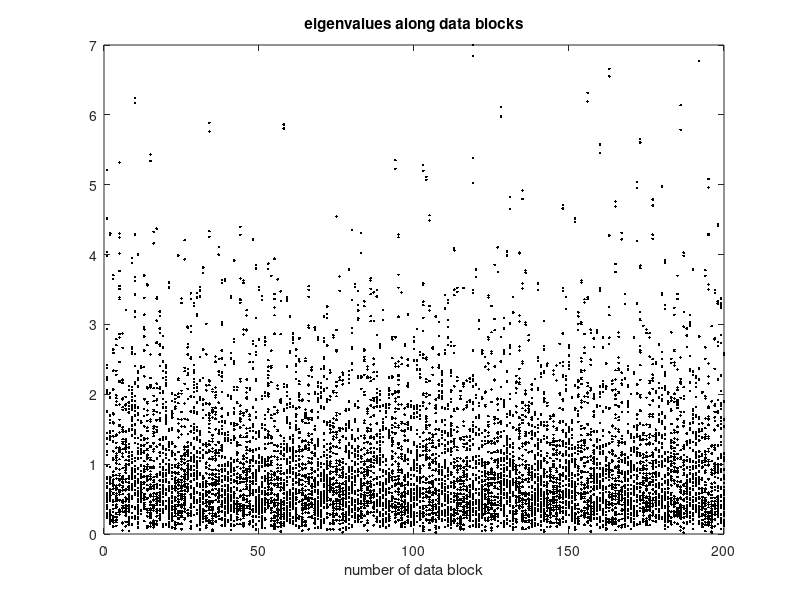

The MATLAB source for this figure:
% Record of Eigenvalues of Noise

Nf=200; %number of data-frames
Nd=50; %number of data per frame

%signal
y=randn(Nf*Nd,1); %data

%for recording
veig=zeros(Nd,Nf);

%by frames
for nn=0:(Nf-1), 
   aux1=1+(nn*Nd); aux2=(nn+1)*Nd;
   vy=y(aux1:aux2);
   syy=xcorr(vy)/Nd; %symmetrical auto-correlation sequence
   Ry=toeplitz(syy(Nd:(2*Nd)-1)); % auto-correlation matrix   
   E=eig(Ry); %eigenvalues
   veig(:,nn+1)=E;
end

%display
figure(1)
nn=1:Nf;
plot(nn,veig(:,nn),'.k');
title('eigenvalues along data blocks');
xlabel('number of data block');

%print
disp('mean eigenvalue')
mean(E)
Ry(1,1)

disp('energy in the filter')
sum(E)
sum(vy.^2)
trace(Ry)

disp('cond(Ry)');
cond(Ry)
